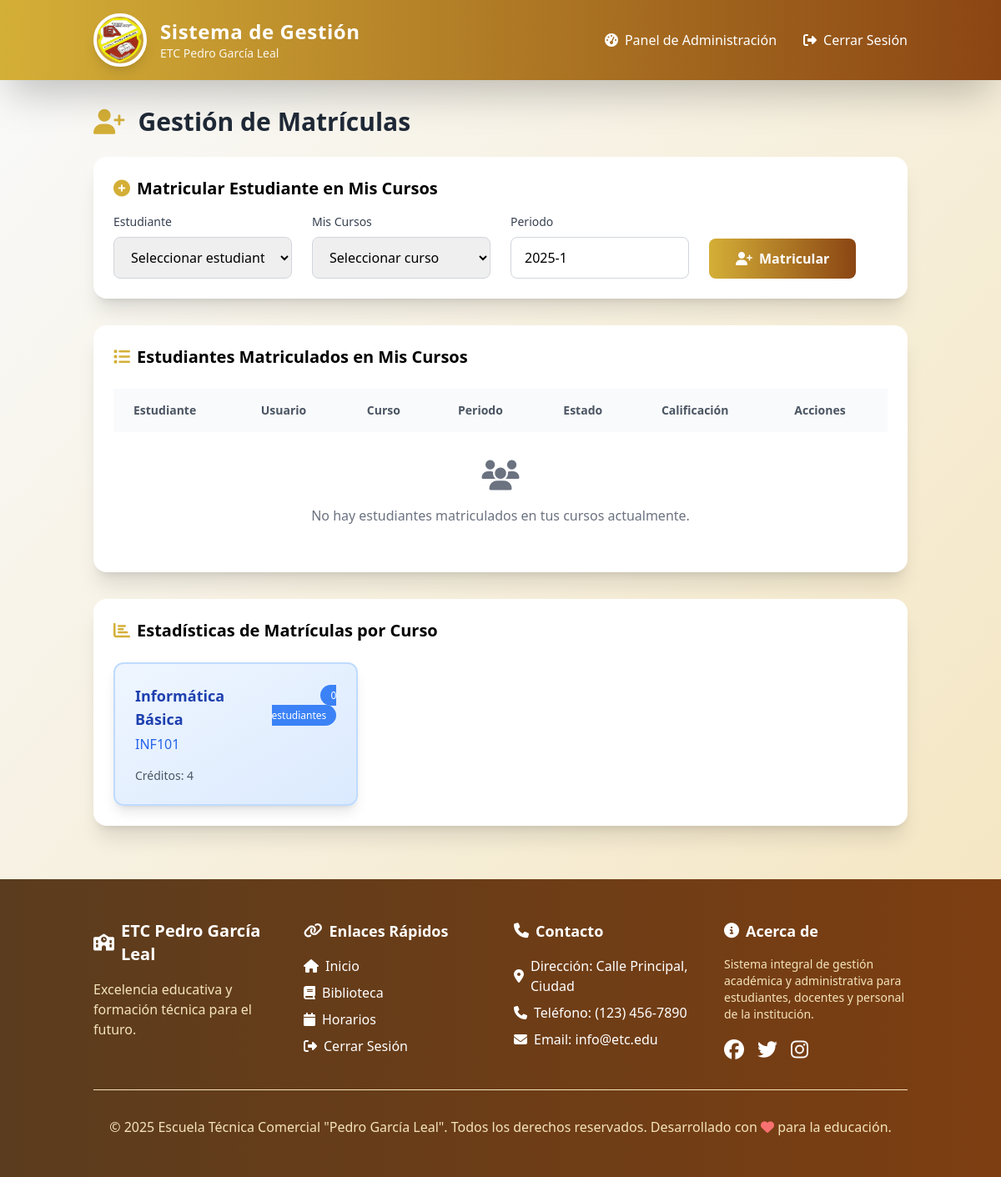
Before: /modules/teacher/enrollments.php (signed in) with the older database file.
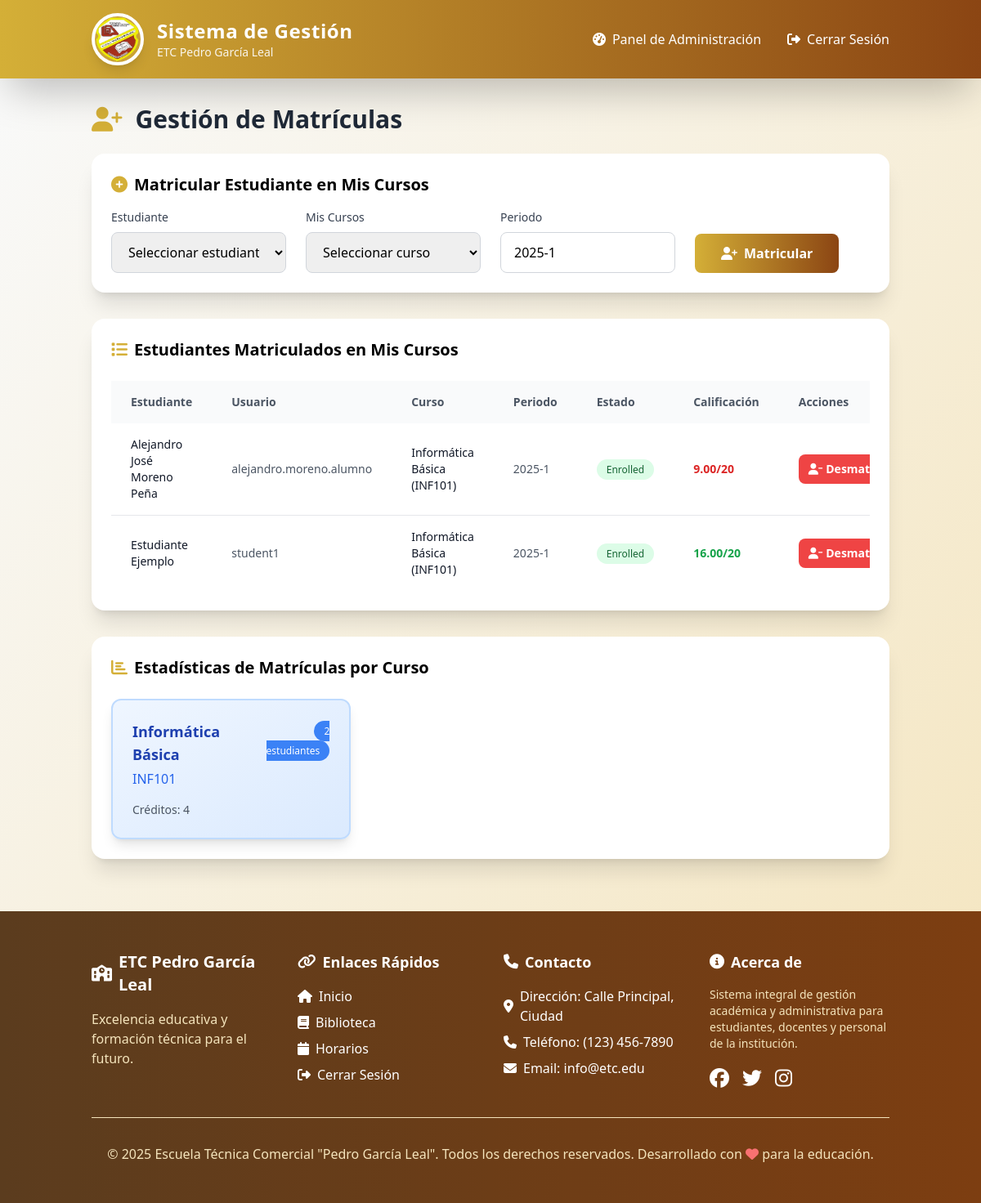
After: the same page with the newer database file.
### tables this page shows
CREATE TABLE `courses` (
  `id` int(11) NOT NULL,
  `code` varchar(20) NOT NULL,
  `name` varchar(100) NOT NULL,
  `credits` int(11) NOT NULL,
  `description` text DEFAULT NULL
);

CREATE TABLE `enrollments` (
  `id` int(11) NOT NULL,
  `student_id` int(11) NOT NULL,
  `course_id` int(11) NOT NULL,
  `period` varchar(20) NOT NULL,
  `grade` decimal(5,2) DEFAULT NULL,
  `status` enum('enrolled','completed','failed') DEFAULT 'enrolled'
);

CREATE TABLE `users` (
  `id` int(11) NOT NULL,
  `username` varchar(50) NOT NULL,
  `password` varchar(255) NOT NULL,
  `email` varchar(100) DEFAULT NULL,
  `name` varchar(100) NOT NULL,
  `role` enum('admin','teacher','student','staff') NOT NULL,
  `created_at` timestamp NOT NULL DEFAULT current_timestamp()
);

### modules/teacher/enrollments.php (the view, shortened to what the changed rows need)
<?php require_once '../../includes/config.php'; ?>
<?php include '../../templates/header.php'; ?>
<?php
$user_id = $_SESSION['user_id'];
$stmt = $pdo->prepare("SELECT DISTINCT c.* FROM courses c JOIN schedules s ON c.id = s.course_id WHERE s.teacher_id = ?");
$stmt->execute([$user_id]);
$teacher_courses = $stmt->fetchAll(PDO::FETCH_ASSOC);
$enrollments = [];
if (!empty($teacher_courses)) {
    $course_ids = array_column($teacher_courses, 'id');
    $placeholders = str_repeat('?,', count($course_ids) - 1) . '?';
    $stmt = $pdo->prepare("
        SELECT e.id, e.period, e.status, e.grade,
               u.name as student_name, u.username as student_username,
               c.name as course_name, c.code as course_code
        FROM enrollments e
        JOIN users u ON e.student_id = u.id
        JOIN courses c ON e.course_id = c.id
        WHERE e.course_id IN ($placeholders)
        ORDER BY c.name, u.name
    ");
    $stmt->execute($course_ids);
    $enrollments = $stmt->fetchAll(PDO::FETCH_ASSOC);
}
?>
<main class="container mx-auto px-6 py-8">
    <h2 class="text-3xl font-bold text-gray-800 mb-6 animate-slide-in-left flex items-center">
        <i class="fas fa-user-plus mr-4 text-primary"></i>
        Gestión de Matrículas
    </h2>
    <div class="bg-white p-6 rounded-2xl shadow-xl animate-fade-in-up">
        <?php if (!empty($teacher_courses)): ?>
            <div class="overflow-x-auto">
                <table class="min-w-full table-auto">
                    <thead>
                        <tr class="bg-gray-50">
                            <th class="px-6 py-4 text-left text-sm font-semibold text-gray-600">Estudiante</th>
                            <th class="px-6 py-4 text-left text-sm font-semibold text-gray-600">Usuario</th>
                            <th class="px-6 py-4 text-left text-sm font-semibold text-gray-600">Curso</th>
                            <th class="px-6 py-4 text-left text-sm font-semibold text-gray-600">Periodo</th>
                            <th class="px-6 py-4 text-left text-sm font-semibold text-gray-600">Estado</th>
                            <th class="px-6 py-4 text-left text-sm font-semibold text-gray-600">Calificación</th>
                            <th class="px-6 py-4 text-left text-sm font-semibold text-gray-600">Acciones</th>
                        </tr>
                    </thead>
                    <tbody class="divide-y divide-gray-200">
                        <?php foreach ($enrollments as $enrollment): ?>
                            <tr class="hover:bg-gray-50 transition duration-200">
                                <td class="px-6 py-4 text-sm font-medium text-gray-900">
                                    <?php echo htmlspecialchars($enrollment['student_name']); ?>
                                </td>
                                <td class="px-6 py-4 text-sm text-gray-600">
                                    <?php echo htmlspecialchars($enrollment['student_username']); ?>
                                </td>
                                <td class="px-6 py-4 text-sm text-gray-900">
                                    <?php echo htmlspecialchars($enrollment['course_name']); ?> (<?php echo htmlspecialchars($enrollment['course_code']); ?>)
                                </td>
                                <td class="px-6 py-4 text-sm text-gray-600">
                                    <?php echo htmlspecialchars($enrollment['period']); ?>
                                </td>
                                <td class="px-6 py-4 text-sm">
                                    <span class="px-3 py-1 rounded-full text-xs font-medium
                                        <?php
                                        if ($enrollment['status'] == 'enrolled') echo 'bg-green-100 text-green-800';
                                        elseif ($enrollment['status'] == 'completed') echo 'bg-blue-100 text-blue-800';
                                        elseif ($enrollment['status'] == 'failed') echo 'bg-red-100 text-red-800';
                                        else echo 'bg-gray-100 text-gray-800';
                                        ?>">
                                        <?php echo ucfirst($enrollment['status']); ?>
                                    </span>
                                </td>
                                <td class="px-6 py-4 text-sm">
                                    <?php if ($enrollment['grade'] !== null): ?>
                                        <span class="font-bold <?php echo $enrollment['grade'] >= 10 ? 'text-green-600' : 'text-red-600'; ?>">
                                            <?php echo $enrollment['grade']; ?>/20
                                        </span>
                                    <?php else: ?>
                                        <span class="text-gray-500 italic">Sin calificar</span>
                                    <?php endif; ?>
                                </td>
                                <td class="px-6 py-4 text-sm">
                                    <form method="POST" class="inline" onsubmit="return confirm('¿Está seguro de desmatricular a este estudiante?')">
                                        <button type="submit" name="unenroll_student" class="bg-red-500 hover:bg-red-700 text-white font-bold py-2 px-3 rounded-lg transition duration-200 flex items-center" title="Desmatricular">
                                            <i class="fas fa-user-minus mr-1"></i>
                                            <span class="hidden sm:inline">Desmatricular</span>
                                        </button>
                                    </form>
                                </td>
                            </tr>
                        <?php endforeach; ?>
                    </tbody>
                </table>
            </div>
        <?php endif; ?>
        <?php if (empty($enrollments) && !empty($teacher_courses)): ?>
            <div class="text-center py-8 text-gray-500">
                <i class="fas fa-users text-4xl mb-4"></i>
                <p>No hay estudiantes matriculados en tus cursos actualmente.</p>
            </div>
        <?php endif; ?>
    </div>
    <?php if (!empty($teacher_courses)): ?>
        <div class="bg-white p-6 rounded-2xl shadow-xl mt-8 animate-fade-in-up">
            <div class="grid md:grid-cols-2 lg:grid-cols-3 gap-6">
                <?php foreach ($teacher_courses as $course): ?>
                    <?php
                    $stmt = $pdo->prepare("SELECT COUNT(*) as total FROM enrollments WHERE course_id = ? AND status = 'enrolled'");
                    $stmt->execute([$course['id']]);
                    $enrolled_count = $stmt->fetch()['total'];
                    ?>
                    <div class="bg-gradient-to-br from-blue-50 to-blue-100 p-6 rounded-xl shadow-lg border-2 border-blue-200">
                        <div class="flex items-start justify-between mb-4">
                            <div>
                                <h4 class="text-lg font-bold text-blue-800 mb-1">
                                    <?php echo htmlspecialchars($course['name']); ?>
                                </h4>
                                <p class="text-blue-600 font-medium">
                                    <?php echo htmlspecialchars($course['code']); ?>
                                </p>
                            </div>
                            <div class="text-right">
                                <span class="bg-blue-500 text-white px-3 py-1 rounded-full text-xs font-medium">
                                    <?php echo $enrolled_count; ?> estudiantes
                                </span>
                            </div>
                        </div>
                        <div class="text-sm text-gray-600">
                            <span class="font-medium">Créditos:</span> <?php echo $course['credits']; ?>
                        </div>
                    </div>
                <?php endforeach; ?>
            </div>
        </div>
    <?php endif; ?>
</main>
<?php include '../../templates/footer.php'; ?>

Changed rows visible on the page:
added enrollments: student.name "Alejandro José Moreno Peña", student.username "alejandro.moreno.alumno", course.name "Informática Básica", course.code "INF101", period "2025-1", status "Enrolled", grade "9.00"
added enrollments: student.name "Estudiante Ejemplo", student.username "student1", course.name "Informática Básica", course.code "INF101", period "2025-1", status "Enrolled", grade "16.00"
computed for courses "Informática Básica": enrolled_count "0" → "2"
Other visible differences:
text no longer shown: "No hay estudiantes matriculados en tus cursos actualmente."
